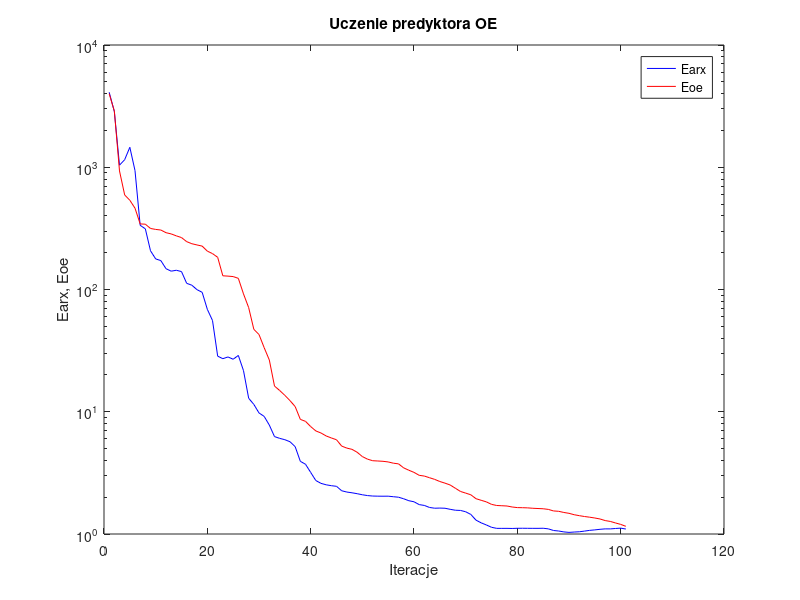
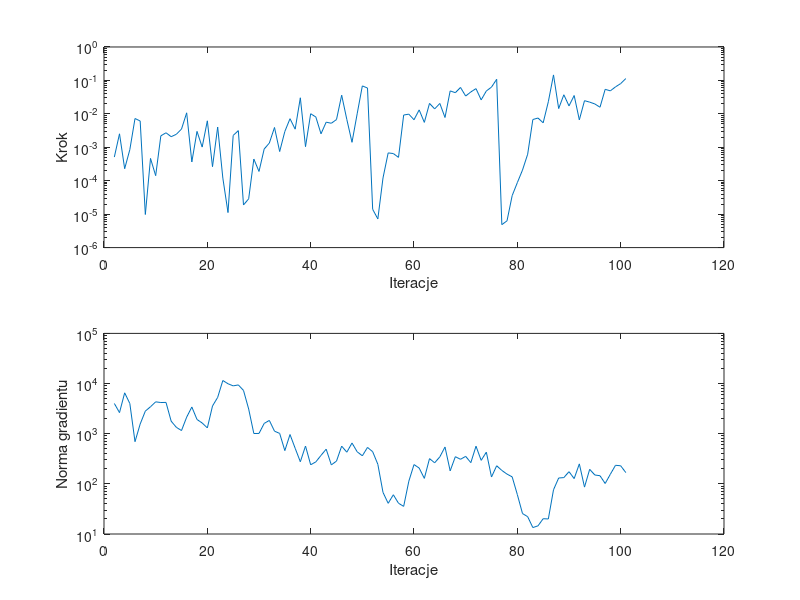

Recreate these plots in MATLAB, in order.
%uczenie predyktora oe
clear all;
n=0; farx(n+1)=4.107805e+003; foe(n+1)=3.996462e+003; wspucz(n+1)=0.000000e+000; ng(n+1)=0.000000e+000;
%odnowa zmiennej metryki
n=1; farx(n+1)=2.856696e+003; foe(n+1)=2.882846e+003; krok(n+1)=5.109218e-004; ng(n+1)=4.003925e+003;
n=2; farx(n+1)=1.039749e+003; foe(n+1)=9.327517e+002; krok(n+1)=2.530456e-003; ng(n+1)=2.633316e+003;
n=3; farx(n+1)=1.153562e+003; foe(n+1)=5.935502e+002; krok(n+1)=2.288097e-004; ng(n+1)=6.529680e+003;
n=4; farx(n+1)=1.456554e+003; foe(n+1)=5.370953e+002; krok(n+1)=8.523876e-004; ng(n+1)=3.996172e+003;
n=5; farx(n+1)=9.392302e+002; foe(n+1)=4.625547e+002; krok(n+1)=7.251821e-003; ng(n+1)=6.933188e+002;
n=6; farx(n+1)=3.351185e+002; foe(n+1)=3.440033e+002; krok(n+1)=6.118798e-003; ng(n+1)=1.557593e+003;
n=7; farx(n+1)=3.135200e+002; foe(n+1)=3.421816e+002; krok(n+1)=9.772716e-006; ng(n+1)=2.822083e+003;
n=8; farx(n+1)=2.073702e+002; foe(n+1)=3.157245e+002; krok(n+1)=4.652564e-004; ng(n+1)=3.446152e+003;
n=9; farx(n+1)=1.779734e+002; foe(n+1)=3.100971e+002; krok(n+1)=1.417047e-004; ng(n+1)=4.317859e+003;
n=10; farx(n+1)=1.723509e+002; foe(n+1)=3.066006e+002; krok(n+1)=2.201622e-003; ng(n+1)=4.183050e+003;
n=11; farx(n+1)=1.480054e+002; foe(n+1)=2.915870e+002; krok(n+1)=2.716773e-003; ng(n+1)=4.205091e+003;
n=12; farx(n+1)=1.412340e+002; foe(n+1)=2.849169e+002; krok(n+1)=2.075244e-003; ng(n+1)=1.777141e+003;
n=13; farx(n+1)=1.437105e+002; foe(n+1)=2.746384e+002; krok(n+1)=2.446921e-003; ng(n+1)=1.340564e+003;
n=14; farx(n+1)=1.401359e+002; foe(n+1)=2.659767e+002; krok(n+1)=3.505914e-003; ng(n+1)=1.155282e+003;
n=15; farx(n+1)=1.123686e+002; foe(n+1)=2.463197e+002; krok(n+1)=1.073668e-002; ng(n+1)=2.138469e+003;
n=16; farx(n+1)=1.084123e+002; foe(n+1)=2.368673e+002; krok(n+1)=3.643472e-004; ng(n+1)=3.406700e+003;
n=17; farx(n+1)=9.970181e+001; foe(n+1)=2.314286e+002; krok(n+1)=2.988526e-003; ng(n+1)=1.920660e+003;
n=18; farx(n+1)=9.484281e+001; foe(n+1)=2.265083e+002; krok(n+1)=1.013887e-003; ng(n+1)=1.635560e+003;
n=19; farx(n+1)=6.884477e+001; foe(n+1)=2.059946e+002; krok(n+1)=6.193383e-003; ng(n+1)=1.305025e+003;
n=20; farx(n+1)=5.577497e+001; foe(n+1)=1.966345e+002; krok(n+1)=2.630324e-004; ng(n+1)=3.567497e+003;
n=21; farx(n+1)=2.850282e+001; foe(n+1)=1.834158e+002; krok(n+1)=4.036613e-003; ng(n+1)=5.298724e+003;
n=22; farx(n+1)=2.716723e+001; foe(n+1)=1.294673e+002; krok(n+1)=1.200037e-004; ng(n+1)=1.149245e+004;
n=23; farx(n+1)=2.808033e+001; foe(n+1)=1.286654e+002; krok(n+1)=1.115447e-005; ng(n+1)=9.910484e+003;
n=24; farx(n+1)=2.688264e+001; foe(n+1)=1.275742e+002; krok(n+1)=2.261309e-003; ng(n+1)=8.988653e+003;
n=25; farx(n+1)=2.888979e+001; foe(n+1)=1.233969e+002; krok(n+1)=3.146871e-003; ng(n+1)=9.385010e+003;
%odnowa zmiennej metryki
n=26; farx(n+1)=2.169009e+001; foe(n+1)=9.201431e+001; krok(n+1)=1.882199e-005; ng(n+1)=7.293744e+003;
n=27; farx(n+1)=1.289530e+001; foe(n+1)=7.108081e+001; krok(n+1)=2.877521e-005; ng(n+1)=3.103760e+003;
n=28; farx(n+1)=1.148447e+001; foe(n+1)=4.723229e+001; krok(n+1)=4.449379e-004; ng(n+1)=1.008368e+003;
n=29; farx(n+1)=9.777062e+000; foe(n+1)=4.282936e+001; krok(n+1)=1.895397e-004; ng(n+1)=1.011764e+003;
n=30; farx(n+1)=9.163361e+000; foe(n+1)=3.344071e+001; krok(n+1)=8.861138e-004; ng(n+1)=1.602370e+003;
n=31; farx(n+1)=7.776074e+000; foe(n+1)=2.648311e+001; krok(n+1)=1.338974e-003; ng(n+1)=1.839498e+003;
n=32; farx(n+1)=6.263429e+000; foe(n+1)=1.622037e+001; krok(n+1)=3.910756e-003; ng(n+1)=1.122940e+003;
n=33; farx(n+1)=6.059143e+000; foe(n+1)=1.492371e+001; krok(n+1)=7.459822e-004; ng(n+1)=1.013199e+003;
n=34; farx(n+1)=5.907774e+000; foe(n+1)=1.361864e+001; krok(n+1)=2.973498e-003; ng(n+1)=4.597356e+002;
n=35; farx(n+1)=5.684648e+000; foe(n+1)=1.232670e+001; krok(n+1)=7.162643e-003; ng(n+1)=9.625995e+002;
n=36; farx(n+1)=5.180664e+000; foe(n+1)=1.102488e+001; krok(n+1)=3.485222e-003; ng(n+1)=5.117014e+002;
n=37; farx(n+1)=3.930146e+000; foe(n+1)=8.661528e+000; krok(n+1)=3.022871e-002; ng(n+1)=2.758058e+002;
n=38; farx(n+1)=3.721642e+000; foe(n+1)=8.347940e+000; krok(n+1)=1.043660e-003; ng(n+1)=5.675803e+002;
n=39; farx(n+1)=3.191218e+000; foe(n+1)=7.566253e+000; krok(n+1)=1.007731e-002; ng(n+1)=2.400391e+002;
n=40; farx(n+1)=2.736721e+000; foe(n+1)=6.967394e+000; krok(n+1)=8.053672e-003; ng(n+1)=2.743395e+002;
n=41; farx(n+1)=2.595445e+000; foe(n+1)=6.701287e+000; krok(n+1)=2.531421e-003; ng(n+1)=3.693567e+002;
n=42; farx(n+1)=2.526119e+000; foe(n+1)=6.339674e+000; krok(n+1)=5.637357e-003; ng(n+1)=4.918235e+002;
n=43; farx(n+1)=2.484343e+000; foe(n+1)=6.105143e+000; krok(n+1)=5.233259e-003; ng(n+1)=2.387514e+002;
n=44; farx(n+1)=2.455394e+000; foe(n+1)=5.901127e+000; krok(n+1)=6.753788e-003; ng(n+1)=2.843118e+002;
n=45; farx(n+1)=2.258522e+000; foe(n+1)=5.238497e+000; krok(n+1)=3.618094e-002; ng(n+1)=5.649228e+002;
n=46; farx(n+1)=2.203818e+000; foe(n+1)=5.042636e+000; krok(n+1)=6.764823e-003; ng(n+1)=4.275422e+002;
n=47; farx(n+1)=2.173322e+000; foe(n+1)=4.926611e+000; krok(n+1)=1.409339e-003; ng(n+1)=6.521997e+002;
n=48; farx(n+1)=2.136651e+000; foe(n+1)=4.661623e+000; krok(n+1)=1.004449e-002; ng(n+1)=4.360362e+002;
n=49; farx(n+1)=2.094009e+000; foe(n+1)=4.300586e+000; krok(n+1)=6.852302e-002; ng(n+1)=3.625961e+002;
n=50; farx(n+1)=2.062424e+000; foe(n+1)=4.095274e+000; krok(n+1)=5.919426e-002; ng(n+1)=5.325610e+002;
%odnowa zmiennej metryki
n=51; farx(n+1)=2.044415e+000; foe(n+1)=3.976586e+000; krok(n+1)=1.395478e-005; ng(n+1)=4.378949e+002;
n=52; farx(n+1)=2.039436e+000; foe(n+1)=3.955230e+000; krok(n+1)=7.204914e-006; ng(n+1)=2.455242e+002;
n=53; farx(n+1)=2.037592e+000; foe(n+1)=3.932669e+000; krok(n+1)=1.212530e-004; ng(n+1)=6.754802e+001;
n=54; farx(n+1)=2.039079e+000; foe(n+1)=3.886156e+000; krok(n+1)=6.791933e-004; ng(n+1)=4.089771e+001;
n=55; farx(n+1)=2.018348e+000; foe(n+1)=3.795824e+000; krok(n+1)=6.500859e-004; ng(n+1)=6.058715e+001;
n=56; farx(n+1)=1.999782e+000; foe(n+1)=3.747864e+000; krok(n+1)=4.994367e-004; ng(n+1)=4.105874e+001;
n=57; farx(n+1)=1.941561e+000; foe(n+1)=3.475565e+000; krok(n+1)=9.222377e-003; ng(n+1)=3.557706e+001;
n=58; farx(n+1)=1.872223e+000; foe(n+1)=3.323205e+000; krok(n+1)=9.793864e-003; ng(n+1)=1.130330e+002;
n=59; farx(n+1)=1.834839e+000; foe(n+1)=3.192038e+000; krok(n+1)=6.669234e-003; ng(n+1)=2.423098e+002;
n=60; farx(n+1)=1.739802e+000; foe(n+1)=3.020861e+000; krok(n+1)=1.314565e-002; ng(n+1)=2.066130e+002;
n=61; farx(n+1)=1.712882e+000; foe(n+1)=2.977944e+000; krok(n+1)=5.557598e-003; ng(n+1)=1.285421e+002;
n=62; farx(n+1)=1.648713e+000; foe(n+1)=2.886746e+000; krok(n+1)=2.055621e-002; ng(n+1)=3.183684e+002;
n=63; farx(n+1)=1.625388e+000; foe(n+1)=2.798026e+000; krok(n+1)=1.406421e-002; ng(n+1)=2.629235e+002;
n=64; farx(n+1)=1.629735e+000; foe(n+1)=2.687440e+000; krok(n+1)=2.047906e-002; ng(n+1)=3.456503e+002;
n=65; farx(n+1)=1.624480e+000; foe(n+1)=2.606075e+000; krok(n+1)=7.782134e-003; ng(n+1)=5.427410e+002;
n=66; farx(n+1)=1.591984e+000; foe(n+1)=2.517477e+000; krok(n+1)=4.858193e-002; ng(n+1)=1.815136e+002;
n=67; farx(n+1)=1.564925e+000; foe(n+1)=2.367951e+000; krok(n+1)=4.294671e-002; ng(n+1)=3.479353e+002;
n=68; farx(n+1)=1.558616e+000; foe(n+1)=2.227935e+000; krok(n+1)=6.158158e-002; ng(n+1)=3.087900e+002;
n=69; farx(n+1)=1.520562e+000; foe(n+1)=2.160419e+000; krok(n+1)=3.411686e-002; ng(n+1)=3.531442e+002;
n=70; farx(n+1)=1.445583e+000; foe(n+1)=2.092844e+000; krok(n+1)=4.524124e-002; ng(n+1)=2.646343e+002;
n=71; farx(n+1)=1.298168e+000; foe(n+1)=1.944426e+000; krok(n+1)=5.684082e-002; ng(n+1)=5.635222e+002;
n=72; farx(n+1)=1.233878e+000; foe(n+1)=1.886718e+000; krok(n+1)=2.617232e-002; ng(n+1)=2.941148e+002;
n=73; farx(n+1)=1.185920e+000; foe(n+1)=1.832088e+000; krok(n+1)=4.834060e-002; ng(n+1)=4.284112e+002;
n=74; farx(n+1)=1.134826e+000; foe(n+1)=1.747843e+000; krok(n+1)=6.306675e-002; ng(n+1)=1.368730e+002;
n=75; farx(n+1)=1.112146e+000; foe(n+1)=1.710991e+000; krok(n+1)=1.081188e-001; ng(n+1)=2.294861e+002;
%odnowa zmiennej metryki
n=76; farx(n+1)=1.111938e+000; foe(n+1)=1.703083e+000; krok(n+1)=4.858372e-006; ng(n+1)=1.851612e+002;
n=77; farx(n+1)=1.112285e+000; foe(n+1)=1.694434e+000; krok(n+1)=6.307179e-006; ng(n+1)=1.564786e+002;
n=78; farx(n+1)=1.109984e+000; foe(n+1)=1.663115e+000; krok(n+1)=3.584012e-005; ng(n+1)=1.378586e+002;
n=79; farx(n+1)=1.113742e+000; foe(n+1)=1.644322e+000; krok(n+1)=8.763006e-005; ng(n+1)=6.112065e+001;
n=80; farx(n+1)=1.114472e+000; foe(n+1)=1.641299e+000; krok(n+1)=2.084136e-004; ng(n+1)=2.557324e+001;
n=81; farx(n+1)=1.113292e+000; foe(n+1)=1.635929e+000; krok(n+1)=6.218716e-004; ng(n+1)=2.216243e+001;
n=82; farx(n+1)=1.112682e+000; foe(n+1)=1.623649e+000; krok(n+1)=6.764823e-003; ng(n+1)=1.343809e+001;
n=83; farx(n+1)=1.112394e+000; foe(n+1)=1.616048e+000; krok(n+1)=7.504897e-003; ng(n+1)=1.454962e+001;
n=84; farx(n+1)=1.114525e+000; foe(n+1)=1.608881e+000; krok(n+1)=5.390749e-003; ng(n+1)=2.018696e+001;
n=85; farx(n+1)=1.101938e+000; foe(n+1)=1.589361e+000; krok(n+1)=2.307159e-002; ng(n+1)=1.994697e+001;
n=86; farx(n+1)=1.068499e+000; foe(n+1)=1.544201e+000; krok(n+1)=1.460372e-001; ng(n+1)=7.611658e+001;
n=87; farx(n+1)=1.058028e+000; foe(n+1)=1.533363e+000; krok(n+1)=1.438322e-002; ng(n+1)=1.308112e+002;
n=88; farx(n+1)=1.040331e+000; foe(n+1)=1.500286e+000; krok(n+1)=3.722882e-002; ng(n+1)=1.332673e+002;
n=89; farx(n+1)=1.030902e+000; foe(n+1)=1.476537e+000; krok(n+1)=1.729712e-002; ng(n+1)=1.748997e+002;
n=90; farx(n+1)=1.037677e+000; foe(n+1)=1.437953e+000; krok(n+1)=3.535818e-002; ng(n+1)=1.273015e+002;
n=91; farx(n+1)=1.043101e+000; foe(n+1)=1.412393e+000; krok(n+1)=6.607631e-003; ng(n+1)=2.502025e+002;
n=92; farx(n+1)=1.056098e+000; foe(n+1)=1.390197e+000; krok(n+1)=2.477353e-002; ng(n+1)=8.612064e+001;
n=93; farx(n+1)=1.070906e+000; foe(n+1)=1.372261e+000; krok(n+1)=2.243330e-002; ng(n+1)=1.948609e+002;
n=94; farx(n+1)=1.080744e+000; foe(n+1)=1.351518e+000; krok(n+1)=1.977759e-002; ng(n+1)=1.501709e+002;
n=95; farx(n+1)=1.092541e+000; foe(n+1)=1.327115e+000; krok(n+1)=1.576669e-002; ng(n+1)=1.452465e+002;
n=96; farx(n+1)=1.101340e+000; foe(n+1)=1.287862e+000; krok(n+1)=5.411858e-002; ng(n+1)=1.016106e+002;
n=97; farx(n+1)=1.100997e+000; foe(n+1)=1.266916e+000; krok(n+1)=4.879939e-002; ng(n+1)=1.554358e+002;
n=98; farx(n+1)=1.109553e+000; foe(n+1)=1.231184e+000; krok(n+1)=6.407656e-002; ng(n+1)=2.344633e+002;
n=99; farx(n+1)=1.116918e+000; foe(n+1)=1.198511e+000; krok(n+1)=8.035594e-002; ng(n+1)=2.293927e+002;
n=100; farx(n+1)=1.098021e+000; foe(n+1)=1.155750e+000; krok(n+1)=1.139041e-001; ng(n+1)=1.675360e+002;

figure; semilogy(farx,'b'); hold on; semilogy(foe,'r'); xlabel('Iteracje'); ylabel('Earx, Eoe'); legend('Earx','Eoe'); title('Uczenie predyktora OE');
figure; subplot(2,1,1); semilogy(krok); xlabel('Iteracje'); ylabel('Krok');
subplot(2,1,2); semilogy(ng); xlabel('Iteracje'); ylabel('Norma gradientu');
Earx=farx(n+1)
Eoe=foe(n+1)
